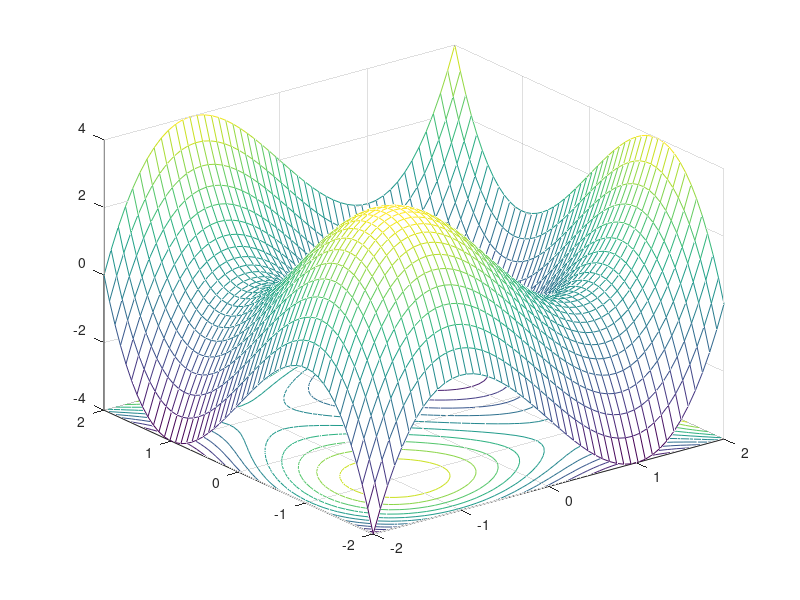

The MATLAB source for this figure:
clear all ;
clf ;

f = @(x,y) x.^3 + y.^3 - 3*x - 3*y ;
fv = @(v) f(v(1),v(2)) ;

xb = linspace(-2,2,50) ;
yb = linspace(-2,2,50) ;
[X,Y] = meshgrid(xb, yb) ;
Z = f(X,Y) ;
meshc(X,Y,Z) ;

x0 = [0.5; 0.5] ;
[loc, val] = fminsearch(fv, x0) ;
hold on ;
plot3(x0(1),x0(2),-4,'o', loc(1), loc(2),-4,'*') ;


